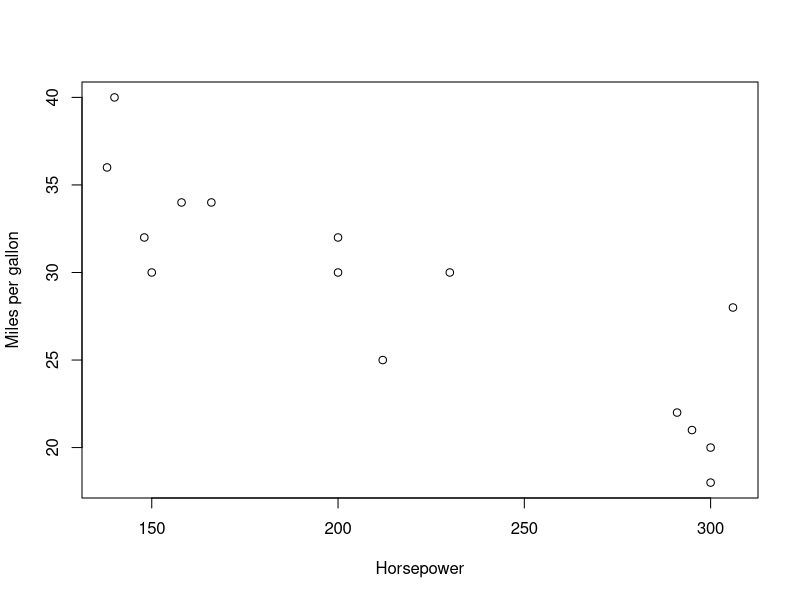

Write the R code that produced this figure.
# Q1

horsepower = read.table("horsepower.txt", header=TRUE, sep=",")
x = horsepower$Horsepower
y = horsepower$mpg

plot(x, y, xlab="Horsepower", ylab="Miles per gallon")

# Yes there is a negative linear relationship between horsepower and miles per gallon. 

# Q2

reg <- lm(y~x)
summary(reg)

# Q3

# Look at the plot of residuals vs fitted y_hat values. If the spread of the points is not consistent 
# then the variance of the errors is not constant. The normal quantile plot is used to see if the errors are normally distributed

# Q4

res = reg$residuals
numerator = sum(res^2)
denominator = length(res) - 2
s = sqrt(numerator/denominator)

# Q5


# Q6
qt(.975, length(res)-2)

B1_hat = -0.08380
B1_SE = 0.01325
t_val = 2.16


confint(reg)

# Q7

# Q8

x0 = data.frame(x=250)
predict(reg, x0, se.fit=TRUE, interval="confidence", level=0.95)

# expected = 25.91717
# interval = (23.8358, 27.99854)

# Q9
x0 = data.frame(x=280)
predict(reg, )
